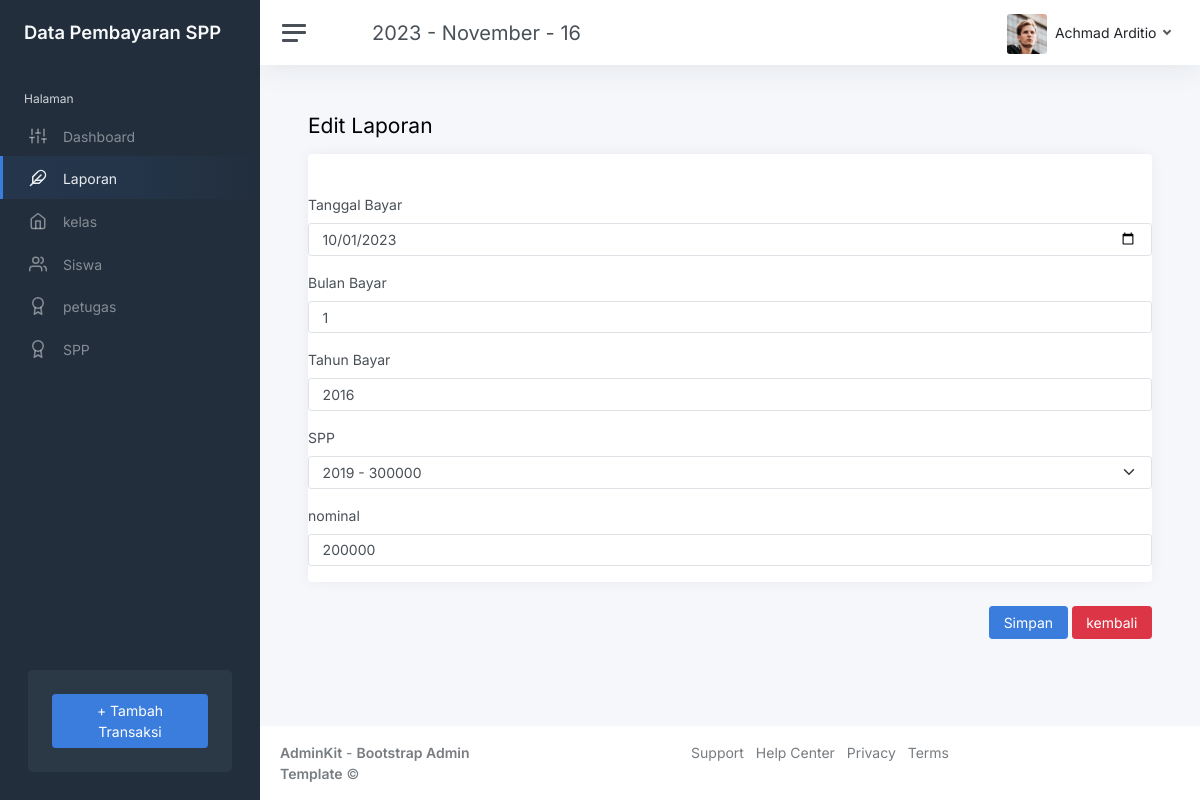
The app's page /index.php?page=edit_laporan&id=1 (signed in) with its own data.
### tables this page shows
CREATE TABLE `pembayaran` (
  `nisn` char(10) DEFAULT NULL,
  `id_pembayaran` int(11) NOT NULL,
  `id_petugas` int(11) DEFAULT NULL,
  `tgl_bayar` date DEFAULT NULL,
  `bulan_bayar` varchar(8) DEFAULT NULL,
  `tahun_dibayar` varchar(4) DEFAULT NULL,
  `id_spp` int(11) DEFAULT NULL,
  `jumlah_bayar` int(11) DEFAULT NULL
);

CREATE TABLE `spp` (
  `id_spp` int(11) NOT NULL,
  `tahun` int(11) DEFAULT NULL,
  `nominal` int(11) DEFAULT NULL
);

### edit_laporan.php (the view, shortened to what this page needs)
<?php
$id=$_GET['id'];
$query=mysqli_query($koneksi, "SELECT * FROM pembayaran WHERE id_pembayaran='$id'");
$data=mysqli_fetch_array($query);
?>
<h1 class="h3 mb-3"> Edit Laporan</h1>
					<div class="row">
						<div class="col-12">
							<div class="card flex-fill">
							<div class="card-body">
								</div>
								<div class="mb-3">
									<label class="form-label">Tanggal Bayar</label>
									<div class="col-sm-12">
										<input type="date" name="tanggal_bayar" class="form-control" value="<?= $data['tgl_bayar'] ?>">
									</div>
								</div>
								<div class="mb-3">
									<label class="form-label">Bulan Bayar</label>
									<div class="col-sm-12">
										<input type="number" name="bulan_bayar" class="form-control" value="<?= $data['bulan_bayar'] ?>">
									</div>
								</div>
								<div class="mb-3">
									<label class="form-label">Tahun Bayar</label>
									<div class="col-sm-12">
										<input type="number" name="tahun_bayar" class="form-control" value="<?= $data['tahun_dibayar'] ?>">
									</div>
								</div>
								<div class="mb-3">
									<label class="form-label">SPP</label>
									<select name="spp" class="form-select">
                                        <?php
                                        $query = mysqli_query($koneksi, "SELECT * FROM spp");
                                        while ($spp = mysqli_fetch_array($query)) {
                                        ?>
                                            <option value="<?php echo $spp['id_spp'] ?>" <?= ($data['id_spp'] == $spp['id_spp'] ? 'selected' : '' ) ?>> <?php echo $spp['tahun'] ?> - <?php echo $spp['nominal'] ?></option>
                                        <?php
                                        }
                                        ?>
                                    </select>
								</div>
								<div class="mb-3">
									<label class="form-label">nominal</label>
									<div class="col-sm-12">
										<input type="number" name="nominal" class="form-control" value="<?= $data['jumlah_bayar'] ?>">
									</div>
								</div>
							</div>
							<div class="mb-3" style="float: right;">
								<button class="btn btn-primary">Simpan</button>
								<a href="?page=laporan" class="btn btn-danger">kembali</a>
							</div>
						</div>
					</div>

### records on screen
pembayaran: tanggal_bayar "10/01/2023", bulan_bayar "1", tahun_bayar "2016", spp "2019 - 300000", nominal "200000"

### other values on screen
$_SESSION['user']['nama_petugas'] "Achmad Arditio"
